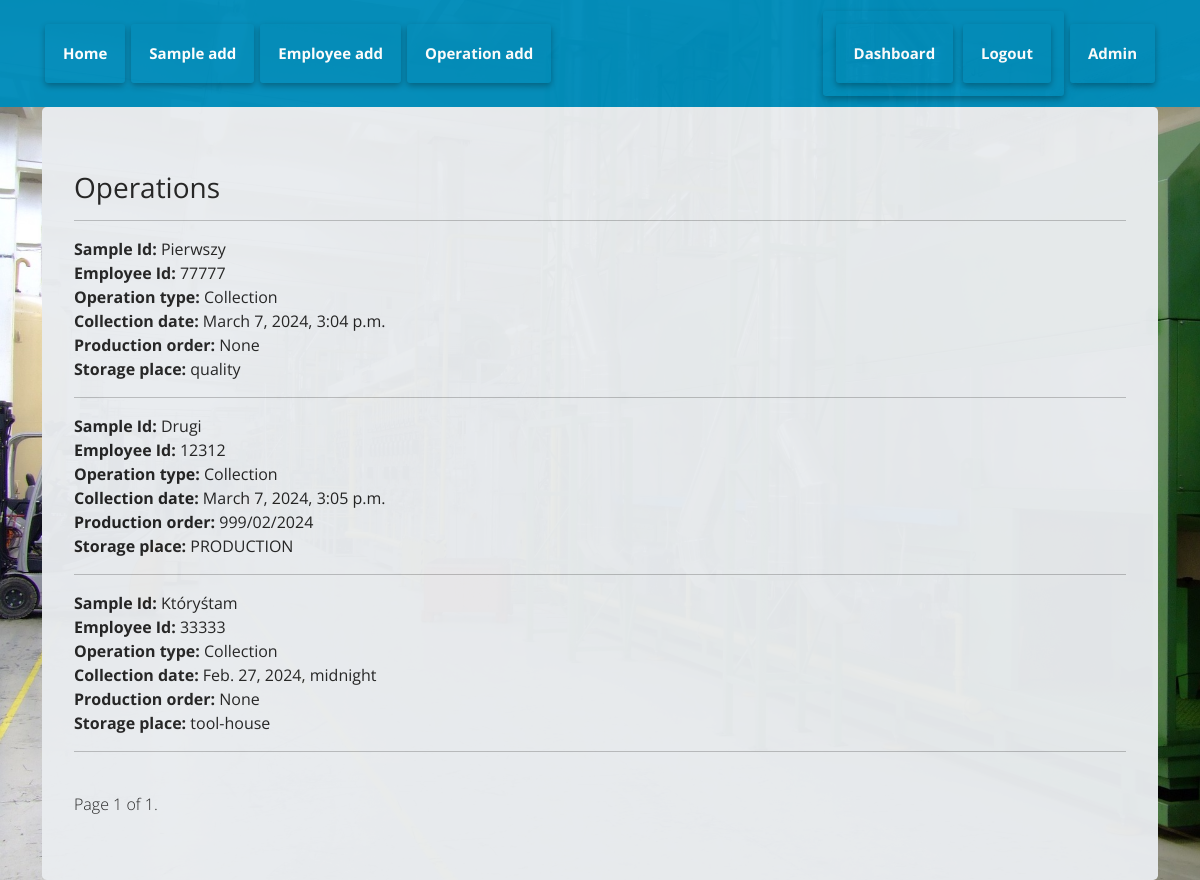
Before: /management/ (signed in) with the older database file.
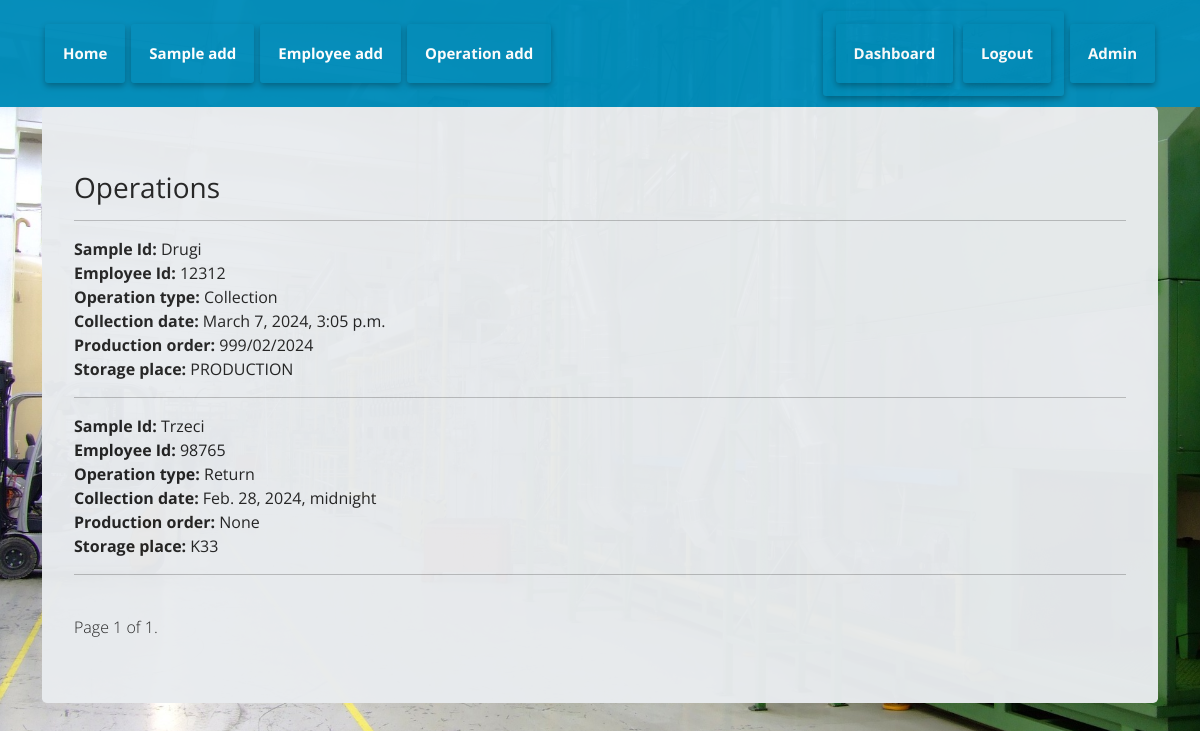
After: the same page with the newer database file.
### management/models.py (models this page shows, shortened)
class SampleOperation(models.Model):
    COLLECTION = 'Collection'
    RETURN = 'Return'
    Operation_type = [
        (COLLECTION, 'Collection'),
        (RETURN, 'Return'),
    ]
    sample_id = models.ForeignKey(Samples, on_delete=models.CASCADE)
    employee_id = models.ForeignKey(Employees, on_delete=models.CASCADE)
    operation_type = models.CharField(max_length=20, choices=Operation_type)
    operation_date = models.DateTimeField(unique=False, error_messages={'required': "Please fill in this field."})
    production_order = models.CharField(max_length=50, null=True, blank=True)
    storage_place = models.CharField(max_length=50, null=True, blank=True)

### samples/models.py (models this page shows, shortened)
class Samples(models.Model):
    part_number = models.IntegerField(validators=[MinValueValidator(100), MaxValueValidator(99999)], unique=True)
    part_name = models.CharField(max_length=255, unique=False)
    drawing_number = models.CharField(max_length=20, unique=False)
    drawing_revision = models.CharField(max_length=20, unique=False)
    client = models.CharField(max_length=125)
    trial_number = models.CharField(max_length=20, unique=True)
    APPROVED = 'Approved'
    NOT_APPROVED = 'Not approved'
    STATUS_CHOICES = [
            (APPROVED, 'Approved'),
            (NOT_APPROVED, 'Not approved'),
        ]
    status = models.CharField(max_length=20, choices=STATUS_CHOICES, default='Not approved')
    approval_date = models.DateField(blank=True, null=True)
    storage_place = models.CharField(max_length=50, unique=True)
    def __str__(self):
        return self.part_name
    class Meta:
        verbose_name = "Samples"
        verbose_name_plural = "Samples"

### employees/models.py (models this page shows)
class Employees(models.Model):
    first_name = models.CharField(max_length=50)
    last_name = models.CharField(max_length=100)
    employee_id = models.IntegerField(validators=[MinValueValidator(10000), MaxValueValidator(99999)], unique=True)
    STATUS_CHOICES = [
        ('quality', 'quality'),
        ('projects', 'projects'),
        ('tool-house', 'tool-house'),
        ('technical', 'technical'),
        ('other', 'other'),
    ]
    department = models.CharField(max_length=20, choices=STATUS_CHOICES)
    def __str__(self):
        return str(self.employee_id)
    class Meta:
        verbose_name = "Employees"
        verbose_name_plural = "Employees"

### samples/decorators.py (the view)
    def wrapper(request, *args, **kwargs):
        if not request.user.is_authenticated:
            return redirect('my-login')
        return view_func(request, *args, **kwargs)

### management/views.py (called while the page is built)
@custom_login_required
def sample_management(request):
    queryDataAll = SampleOperation.objects.all()
    paginator = Paginator(queryDataAll, 5)  # 5 próbek na stronę
    page_number = request.GET.get('page')
    page_obj = paginator.get_page(page_number)
    context = {'Sample_management': queryDataAll,
               'page_obj': page_obj}
    return render(request, 'samp_mana/management.html', context)

### management/templates/samp_mana/management.html (shortened to what this page needs)
{% extends 'base.html' %}
    {%  block content %}
        <h3><b> Operations </b></h3>
    <hr>
    {% for manage in page_obj %}
        <b>Sample Id:</b> {{ manage.sample_id }}
        <br>
        <b>Employee Id:</b> {{ manage.employee_id }}
        <br>
        <b>Operation type:</b> {{ manage.operation_type }}
        <br>
        <b>Collection date:</b> {{ manage.operation_date }}
        <br>
        <b>Production order:</b> {{ manage.production_order }}
        <br>
        <b>Storage place:</b> {{ manage.storage_place }}
        <br>
        <hr>
    {% endfor %}
        <br>
    <div class="pagination">
        <span class="step-links">
            <span class="current-page">
                Page {{ page_obj.number }} of {{ page_obj.paginator.num_pages }}.
            </span>
        </span>
    </div>
</html>
{% endblock %}

### templates/base.html (shortened to what this page needs)
{% load static %}
<html >
<head>
    <link rel="stylesheet" href="https://stackpath.bootstrapcdn.com/bootstrap/4.2.1/css/bootstrap.min.css">
    <link rel="stylesheet" type="text/css" href="https://bootswatch.com/5/yeti/bootstrap.min.css">
</head>
<body>
    <nav class="navbar navbar-expand-lg navbar-dark bg-primary">
        <div class="container">
            <div class="collapse navbar-collapse" id="navbarNavAltMarkup">
                <div class="navbar-nav">
                    <a class="nav-item nav-link active" href="{% url 'homepage' %}">
                        Home
                    </a>
                </div>
                <div class="navbar-nav">
                     <a class="nav-item nav-link active" href="{% url 'sample-add' %}">
                        Sample add
                    </a>
                </div>
                <div class="navbar-nav">
                    <a class="nav-item nav-link active" href="{% url 'employee-add' %}">
                        Employee add
                    </a>
                </div>
                <div class="navbar-nav">
                    <a class="nav-item nav-link active" href="{% url 'operations' %}">
                        Operation add
                    </a>
                </div>
            </div>
<div class="navbar-nav ml-auto">
    {% if user.is_authenticated %}
        <div class="navbar-nav">
            <a class="nav-item nav-link active" href="{% url 'dashboard' %}">
                Dashboard
            </a>
        </div>
        <div class="navbar-nav">
            <a class="nav-item nav-link active" href="{% url 'user-logout' %}">
                Logout
            </a>
        </div>
    {% endif %}
</div>
            <div class="navbar-nav">
                <a class="nav-item nav-link active" href="{% url 'admin:index' %}">
                    Admin
                </a>
            </div>
        </div>
    </nav>
    <div class="container">
        <div class="jumbotron">
            {% block content %}{% endblock %}
</body>
</html>

Changed rows visible on the page:
removed SampleOperation: sample_id "Pierwszy", employee_id "77777", operation_type "Collection", operation_date "March 7, 2024, 3:04 p.m.", production_order "None", storage_place "quality"
removed SampleOperation: sample_id "Któryśtam", employee_id "33333", operation_type "Collection", operation_date "Feb. 27, 2024, midnight", production_order "None", storage_place "tool-house"
added SampleOperation: sample_id "Trzeci", employee_id "98765", operation_type "Return", operation_date "Feb. 28, 2024, midnight", production_order "None", storage_place "K33"
